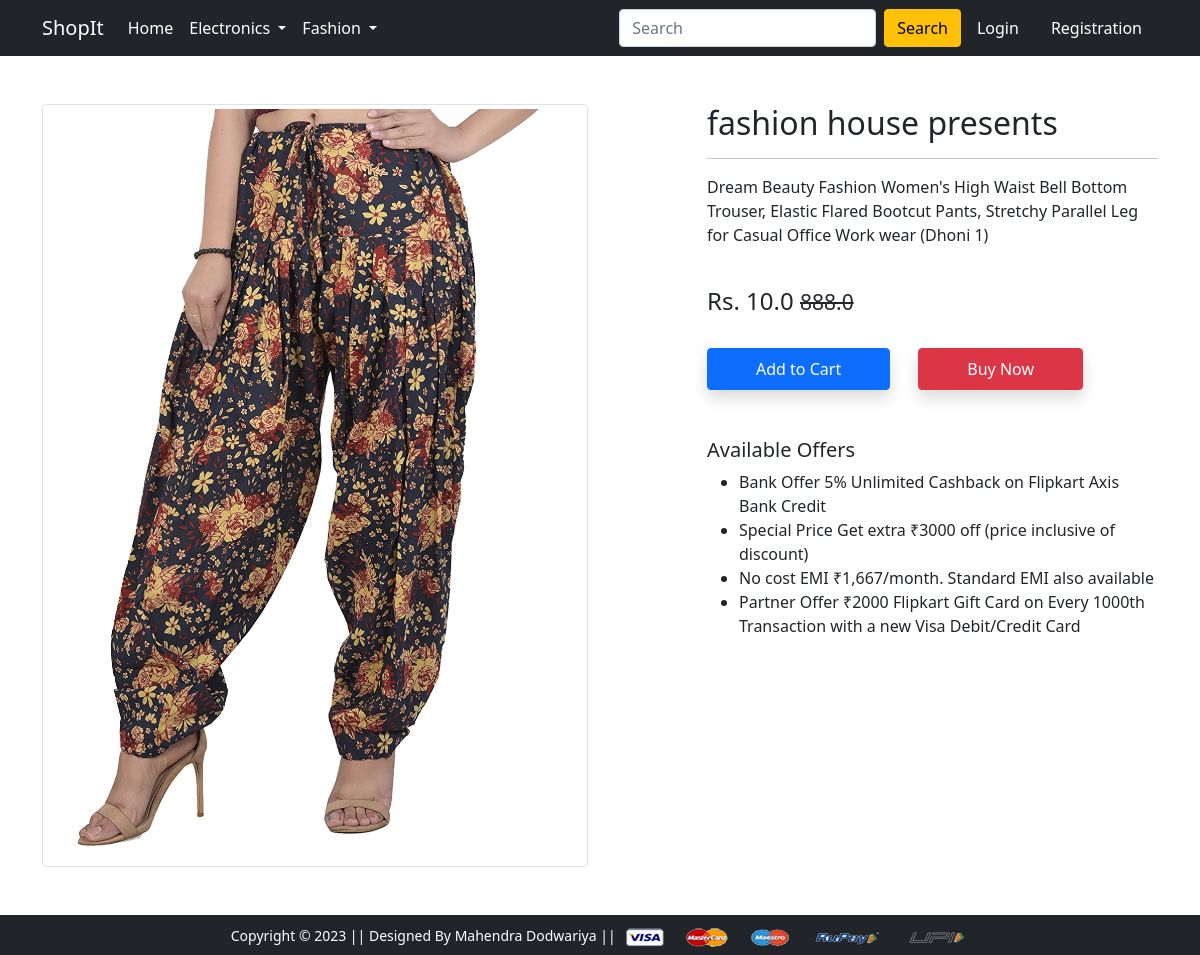
/product-detail/34, run on the app's committed database.
### app/models.py (models this page shows, shortened)
class Product(models.Model):
    title = models.CharField(max_length=50)
    selling_price = models.FloatField()
    discounted_price = models.FloatField()
    description = models.TextField()
    brand = models.CharField(max_length = 100)
    category  = models.CharField(choices = CATEGORY_CHOICES, max_length = 2)
    product_image = models.ImageField(upload_to='productimg')

### app/views.py (the view)
# urls.py: path('product-detail/<int:pk>', views.ProductDetailView.as_view(), name='product-detail'),
class ProductDetailView(View):
    def get(self,request,pk):
        product = Product.objects.get(pk = pk)
        item_already_in_cart = False
        if request.user.is_authenticated:
            item_already_in_cart = Cart.objects.filter(Q(product = product.id) & Q(user = request.user)).exists()
        return render(request,'app/productdetail.html',{'product': product, 'item_already_in_cart':item_already_in_cart})

### app/templates/app/productdetail.html (shortened to what this page needs)
{% extends 'app/base.html' %}
{% load static %}
{% block main-content %}
<div class="container my-5">
 <div class="row">
  <div class="col-sm-6 text-center align-self-center">
   <img src="{{product.product_image.url}}" alt="" class="img-fluid img-thumbnail">
  </div>
  <div class="col-sm-5 offset-sm-1">
   <h2>{{product.title}}</h2>
   <hr>
   <p>{{product.description}}</p> <br>
   <h4>Rs. {{product.discounted_price}} <small class="fw-light text-decoration-line-through">{{product.selling_price}}</small></h4> <br>
{% if not request.user.is_authenticated %}
<form action="/add-to-cart" class="d-inline">
    <button type="submit" class="btn btn-primary shadow px-5 py-2">Add to Cart</button>
</form>
{% endif %}
    <a href="{% url 'checkout' %}" class="btn btn-danger shadow px-5 py-2 ms-4">Buy Now</a>
   <h5 class="mt-5">Available Offers</h5>
   <ul>
    <li>Bank Offer 5% Unlimited Cashback on Flipkart Axis Bank Credit</li>
    <li>Special Price Get extra ₹3000 off (price inclusive of discount)</li>
    <li>No cost EMI ₹1,667/month. Standard EMI also available</li>
    <li>Partner Offer ₹2000 Flipkart Gift Card on Every 1000th Transaction with a new Visa Debit/Credit Card</li>
   </ul>
  </div>
 </div>
</div>
{% endblock main-content %}

### data on the page
Product: product_image (picture), title "fashion house presents", description "Dream Beauty Fashion Women's High Waist Bell Bottom Trouser, Elastic Flared Bootcut Pants, Stretchy Parallel Leg for Casual Office Work wear (Dhoni 1)", discounted_price "10.0", selling_price "888.0"
